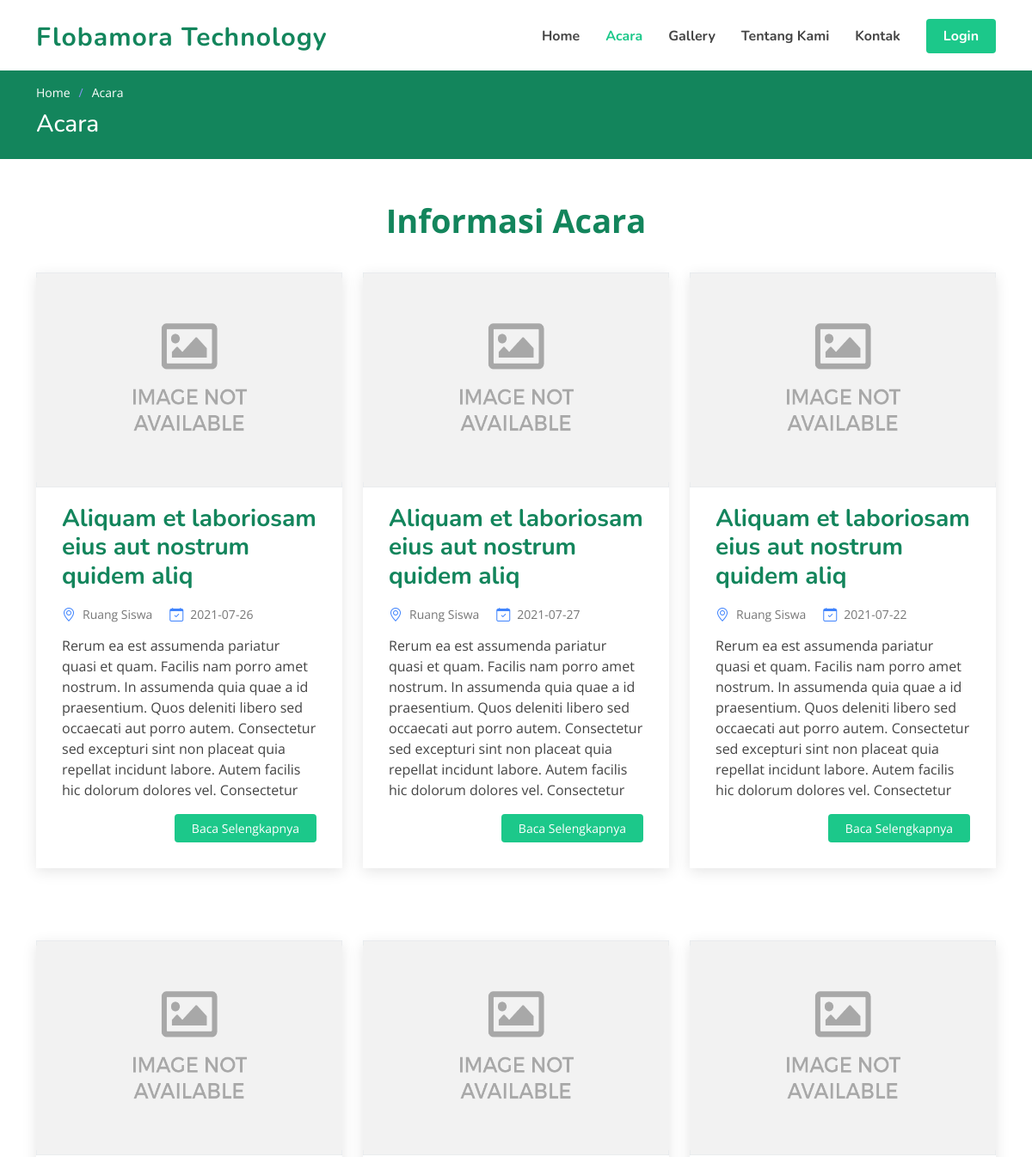
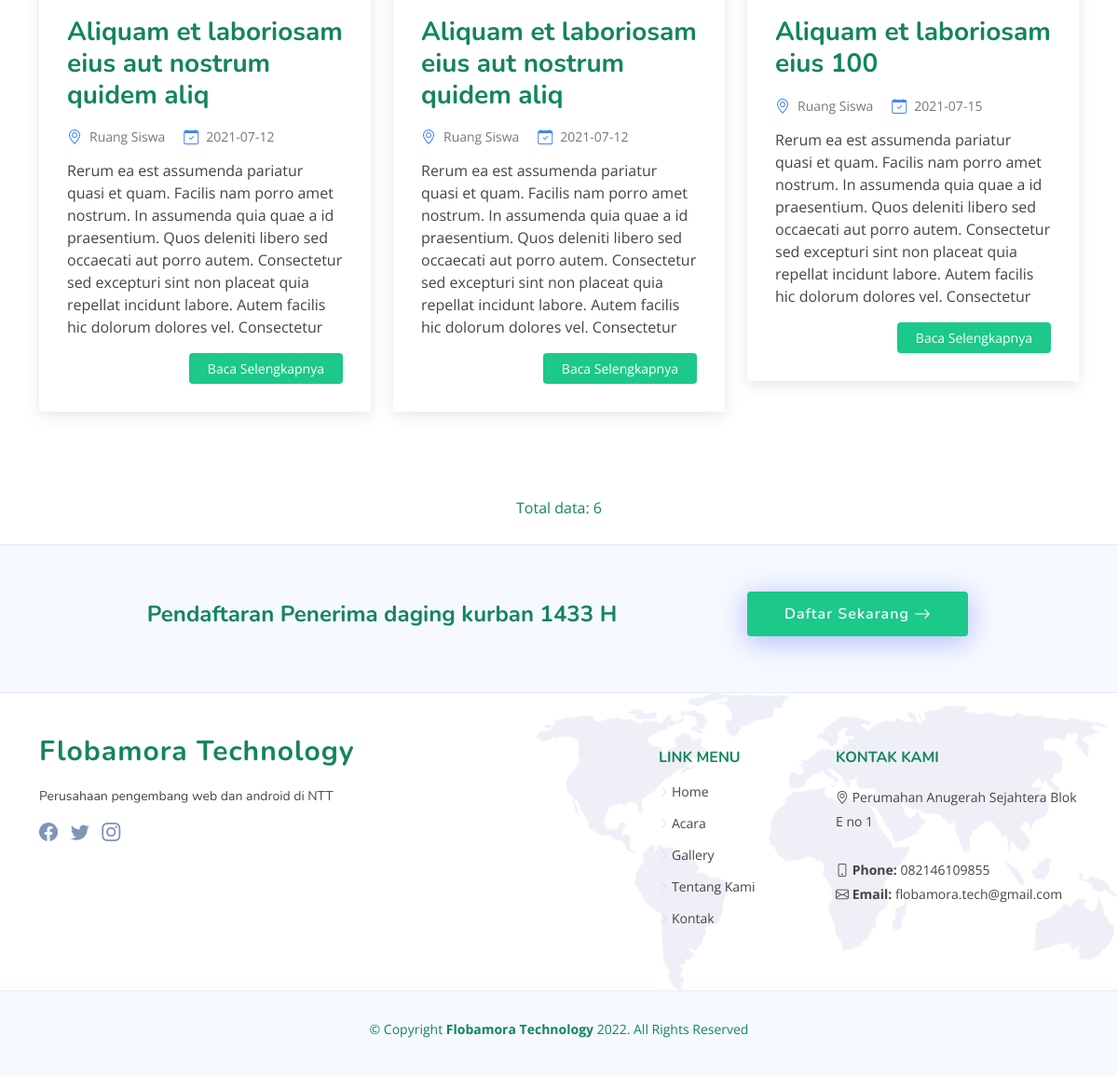
Screenshot of /index.php/acara with the database file from the repository (2 pictures, top to bottom).
### tables this page shows
CREATE TABLE `website` (
  `id` int(11) NOT NULL,
  `nama` varchar(250) NOT NULL,
  `deskripsi` text NOT NULL,
  `alamat` varchar(250) NOT NULL,
  `kab` varchar(250) NOT NULL,
  `logo` varchar(250) NOT NULL,
  `fav` varchar(100) NOT NULL,
  `img_login` varchar(100) NOT NULL,
  `img_login_admin` varchar(250) NOT NULL,
  `email` varchar(255) NOT NULL,
  `telp` varchar(255) NOT NULL,
  `maps` text NOT NULL,
  `link_fb` varchar(255) NOT NULL,
  `link_ig` varchar(255) NOT NULL,
  `link_tw` varchar(255) NOT NULL
);

CREATE TABLE `acara` (
  `id` int(11) NOT NULL,
  `judul` varchar(150) NOT NULL,
  `deskripsi` text NOT NULL,
  `id_kat` int(11) NOT NULL,
  `img` varchar(250) NOT NULL,
  `tempat` varchar(255) NOT NULL,
  `jam` varchar(250) NOT NULL,
  `tgl` date NOT NULL,
  `id_peng` int(11) NOT NULL
);

CREATE TABLE `home` (
  `id` int(11) NOT NULL,
  `judul` varchar(255) NOT NULL,
  `isi` varchar(255) NOT NULL,
  `tombol` varchar(100) NOT NULL,
  `link` varchar(255) NOT NULL,
  `img` varchar(250) NOT NULL
);

### application/controllers/Acara.php (called while the page is built, shortened)
<?php
class Acara extends CI_Controller
{
    public function __construct()
    {
        $this->load->library('pagination');
        $this->load->model('M_home');
    }
    public function index()
    {
        $data['menu'] = 'acara';
        $data['web'] =  $this->db->get('website')->row_array();
        $data['home'] =  $this->db->get('home')->row_array();
        $this->db->from("acara");
        $config = array();
        $config['base_url'] = site_url('acara');
        $config['total_rows'] = $this->db->count_all_results();
        $config['per_page'] = 6;
        $config["num_links"] = 5;
        $config['first_link']       = '⇤ First';
        $config['last_link']        = 'Last ⇥';
        $config['next_link']        = 'Next →';
        $config['prev_link']        = '← Prev';
        $config['full_tag_open']    = '<ul>';
        $config['full_tag_close']   = '</ul>';
        $config['num_tag_open']     = '<li>';
        $config['num_tag_close']    = '</li>';
        $config['cur_tag_open']     = '<li class="active"><a>';
        $config['cur_tag_close']    = '</a></li>';
        $config['next_tag_open']    = '<li>';
        $config['next_tagl_close']  = '</li>';
        $config['prev_tag_open']    = '<li>';
        $config['prev_tagl_close']  = 'Next</li>';
        $config['first_tag_open']   = '<li>';
        $config['first_tagl_close'] = '</li>';
        $config['last_tag_open']    = '<li>';
        $config['last_tagl_close']  = '</li>';
        $this->pagination->initialize($config);
        $data['page'] = ($this->uri->segment(2)) ? $this->uri->segment(2) : 0;
        $data['daftar'] = $this->M_home->daftar_acara($config["per_page"], $data['page'])->result_array();
        $data['pagination'] = $this->pagination->create_links();
        $data['total'] = $config['total_rows'];
        $this->load->view('frontend/header', $data);
        $this->load->view('frontend/acara', $data);
        $this->load->view('frontend/footer', $data);
    }
}

### index.php (called while the page is built, shortened)
<?php
require_once BASEPATH.'core/CodeIgniter.php';

### application/models/M_home.php (called while the page is built, shortened)
<?php
class M_home extends CI_Model
{
    function daftar_acara($limit, $start)
    {
        $this->db->order_by('id', 'DESC');
        $query = $this->db->get('acara', $limit, $start);
        return $query;
    }
}

### application/views/frontend/acara.php (the view, shortened to what this page needs)
<main id="main">
    <section class="breadcrumbs">
        <div class="container">
            <ol>
                <li><a href="<?= base_url('home'); ?>">Home</a></li>
                <li>Acara</li>
            </ol>
            <h2>Acara</h2>
        </div>
    </section>
    <section id="blog" class="blog">
        <div class="container" data-aos="fade-up">
            <header class="section-header">
                <p>Informasi Acara</p>
            </header>
            <div class="row gy-4">
                <?php foreach ($daftar as $d) : ?>
                    <div class="col-md-4 entries">
                        <article class="entry">
                            <div class="entry-img">
                                <img style="height: 250px;width: 450px;" src="<?= base_url('assets/'); ?>img/blog/<?= $d['img'] ?>" alt="" class="img-fluid">
                            </div>
                            <h2 class="entry-title">
                                <a href="<?= base_url('detail_acara?id=' . $d['id']); ?>"><?= nl2br(substr($d['judul'], 0, 50)); ?></a>
                            </h2>
                            <div class="entry-meta">
                                <ul>
                                    <li class="d-flex align-items-center"><i class="bi bi-geo-alt"></i> <a href="#"><?= $d['tempat'] ?></a></li>
                                    <li class="d-flex align-items-center"><i class="bi bi-calendar-check"></i> <a href="#"><?= $d['tgl'] ?></a></li>
                                </ul>
                            </div>
                            <div class="entry-content">
                                <p><?= nl2br(substr($d['deskripsi'], 0, 300)); ?></p>
                                <div class="read-more">
                                    <a href="<?= base_url('detail_acara?id=' . $d['id']); ?>">Baca Selengkapnya</a>
                                </div>
                            </div>
                        </article>
                    </div>
                <?php endforeach ?>
                <div class="blog-pagination">
                    <ul class="justify-content-center">
                        <li class="disabled" aria-disabled="true"><a>Total data: <?= $total; ?></a></li>
                    </ul>
                </div>
            </div>
        </div>
    </section>
</main>

### application/views/frontend/header.php (shortened to what this page needs)
<!DOCTYPE html>
<html lang="en">
<head>
  <link href="<?= base_url('assets/'); ?>vendor/bootstrap/css/bootstrap.min.css" rel="stylesheet">
  <link href="<?= base_url('assets/'); ?>vendor/bootstrap-icons/bootstrap-icons.css" rel="stylesheet">
  <link href="<?= base_url('assets/'); ?>vendor/aos/aos.css" rel="stylesheet">
  <link href="<?= base_url('assets/'); ?>vendor/remixicon/remixicon.css" rel="stylesheet">
  <link href="<?= base_url('assets/'); ?>vendor/swiper/swiper-bundle.min.css" rel="stylesheet">
  <link href="<?= base_url('assets/'); ?>vendor/glightbox/css/glightbox.min.css" rel="stylesheet">
  <link href="<?= base_url('assets/'); ?>css/style.css" rel="stylesheet">
  <link href="<?= base_url('assets/') ?>select2/dist/css/select2.min.css" rel="stylesheet" />
</head>
<body>
  <header id="header" class="header fixed-top">
    <div class="container-fluid container-xl d-flex align-items-center justify-content-between">
      <a href="<?= base_url('home'); ?>" class="logo d-flex align-items-center">
        <span><?= $web['nama'] ?></span>
      </a>
      <nav id="navbar" class="navbar">
        <ul>
          <li><a class="nav-link scrollto <?php if ($menu == 'home') {
                                            echo 'active';
                                          } ?>" href="<?= base_url('home'); ?>">Home</a></li>
          <li><a class="nav-link scrollto <?php if ($menu == 'acara') {
                                            echo 'active';
                                          } ?>" href="<?= base_url('acara'); ?>">Acara</a></li>
          <li><a class="nav-link scrollto <?php if ($menu == 'gallery') {
                                            echo 'active';
                                          } ?>" href="<?= base_url('gallery'); ?>">Gallery</a></li>
          <li><a class="nav-link scrollto <?php if ($menu == 'about') {
                                            echo 'active';
                                          } ?>" href="<?= base_url('about'); ?>">Tentang Kami</a></li>
          <li><a class="nav-link scrollto <?php if ($menu == 'kontak') {
                                            echo 'active';
                                          } ?>" href="<?= base_url('kontak'); ?>">Kontak</a></li>
          <li><a class="getstarted scrollto" href="<?= base_url('auth'); ?>">Login</a></li>
        </ul>
      </nav>
    </div>
  </header>

### application/views/frontend/footer.php (shortened to what this page needs)
<footer id="footer" class="footer">
  <div class="footer-newsletter">
    <div class="container">
      <div class="row justify-content-center">
        <div class="col-lg-8 text-center">
          <h4><?= $home['judul'] ?></h4>
        </div>
        <div class="col-lg-4 text-center text-lg-start">
          <a href="<?= base_url($home['link']); ?>" class="btn-get-started scrollto d-inline-flex align-items-center justify-content-center align-self-center">
            <span><?= $home['tombol'] ?></span>
            <i class="bi bi-arrow-right"></i>
          </a>
        </div>
      </div>
    </div>
  </div>
  <div class="footer-top">
    <div class="container">
      <div class="row gy-4">
        <div class="col-lg-5 col-md-12 footer-info">
          <a href="<?= base_url('home'); ?>" class="logo d-flex align-items-center">
            <span><?= $web['nama'] ?></span>
          </a>
          <br />
          <p><?= $web['deskripsi'] ?></p>
          <div class="social-links mt-3">
            <?php if (!empty($web['link_fb'])) : ?>
              <a target="_blank" href="<?= $web['link_fb'] ?>" class="facebook"><i class="bi bi-facebook"></i></a>
            <?php endif ?>
            <?php if (!empty($web['link_tw'])) : ?>
              <a target="_blank" href="<?= $web['link_tw'] ?>" class="twitter"><i class="bi bi-twitter"></i></a>
            <?php endif ?>
            <?php if (!empty($web['link_ig'])) : ?>
              <a target="_blank" href="<?= $web['link_ig'] ?>" class="instagram"><i class="bi bi-instagram bx bxl-instagram"></i></a>
            <?php endif ?>
          </div>
        </div>
        <div style="display:blok;" id="foter-hide" class="col-lg-2 col-6 footer-links">
          <h4></h4>
          <ul>
            <li></li>
            <li></li>
            <li></li>
            <li></li>
            <li></li>
          </ul>
        </div>
        <div class="col-lg-2 col-6 footer-links">
          <h4>Link Menu</h4>
          <ul>
            <li><i class="bi bi-chevron-right"></i> <a href="<?= base_url('home'); ?>">Home</a></li>
            <li><i class="bi bi-chevron-right"></i> <a href="<?= base_url('acara'); ?>">Acara</a></li>
            <li><i class="bi bi-chevron-right"></i> <a href="<?= base_url('gallery'); ?>">Gallery</a></li>
            <li><i class="bi bi-chevron-right"></i> <a href="<?= base_url('about'); ?>">Tentang Kami</a></li>
            <li><i class="bi bi-chevron-right"></i> <a href="<?= base_url('kontak'); ?>">Kontak</a></li>
          </ul>
        </div>
        <div class="col-lg-3 col-md-12 footer-contact text-center text-md-start">
          <h4>Kontak Kami</h4>
          <p>
            <i class="bi bi-geo-alt"></i> <?= $web['alamat'] ?> <br><br>
            <strong><i class="bi bi-phone"></i> Phone:</strong> <?= $web['telp'] ?><br>
            <strong><i class="bi bi-envelope"></i> Email:</strong> <?= $web['email'] ?><br>
          </p>
        </div>
      </div>
    </div>
  </div>
  <div class="container">
    <div class="copyright">
      &copy; Copyright <strong><span><?= $web['nama'] ?></span></strong> <?= date('Y') ?>. All Rights Reserved
    </div>
    <div class="credits">
    </div>
  </div>
</footer>
</body>
</html>

### rows the page displays
website: nama "Flobamora Technology", deskripsi "Perusahaan pengembang web dan android di NTT", alamat "Perumahan Anugerah Sejahtera Blok E no 1", telp "082146109855", email "flobamora.tech@gmail.com"
acara: img (placeholder picture), judul "Aliquam et laboriosam eius aut nostrum quidem aliq", tempat "Ruang Siswa", tgl "2021-07-26", deskripsi "Rerum ea est assumenda pariatur quasi et quam. Facilis nam porro amet nostrum. In assumenda quia quae a id praesentium. Quos deleniti libero sed occaecati aut porro autem. Consectetur sed excepturi sint non placeat quia repellat incidunt labore. Autem facilis hic dolorum dolores vel. Consectetur"
acara: img (placeholder picture), judul "Aliquam et laboriosam eius aut nostrum quidem aliq", tempat "Ruang Siswa", tgl "2021-07-27", deskripsi "Rerum ea est assumenda pariatur quasi et quam. Facilis nam porro amet nostrum. In assumenda quia quae a id praesentium. Quos deleniti libero sed occaecati aut porro autem. Consectetur sed excepturi sint non placeat quia repellat incidunt labore. Autem facilis hic dolorum dolores vel. Consectetur"
acara: img (placeholder picture), judul "Aliquam et laboriosam eius aut nostrum quidem aliq", tempat "Ruang Siswa", tgl "2021-07-22", deskripsi "Rerum ea est assumenda pariatur quasi et quam. Facilis nam porro amet nostrum. In assumenda quia quae a id praesentium. Quos deleniti libero sed occaecati aut porro autem. Consectetur sed excepturi sint non placeat quia repellat incidunt labore. Autem facilis hic dolorum dolores vel. Consectetur"
acara: img (placeholder picture), judul "Aliquam et laboriosam eius aut nostrum quidem aliq", tempat "Ruang Siswa", tgl "2021-07-12", deskripsi "Rerum ea est assumenda pariatur quasi et quam. Facilis nam porro amet nostrum. In assumenda quia quae a id praesentium. Quos deleniti libero sed occaecati aut porro autem. Consectetur sed excepturi sint non placeat quia repellat incidunt labore. Autem facilis hic dolorum dolores vel. Consectetur"
acara: img (placeholder picture), judul "Aliquam et laboriosam eius aut nostrum quidem aliq", tempat "Ruang Siswa", tgl "2021-07-12", deskripsi "Rerum ea est assumenda pariatur quasi et quam. Facilis nam porro amet nostrum. In assumenda quia quae a id praesentium. Quos deleniti libero sed occaecati aut porro autem. Consectetur sed excepturi sint non placeat quia repellat incidunt labore. Autem facilis hic dolorum dolores vel. Consectetur"
acara: img (placeholder picture), judul "Aliquam et laboriosam eius 100", tempat "Ruang Siswa", tgl "2021-07-15", deskripsi "Rerum ea est assumenda pariatur quasi et quam. Facilis nam porro amet nostrum. In assumenda quia quae a id praesentium. Quos deleniti libero sed occaecati aut porro autem. Consectetur sed excepturi sint non placeat quia repellat incidunt labore. Autem facilis hic dolorum dolores vel. Consectetur"
home: judul "Pendaftaran Penerima daging kurban 1433 H", tombol "Daftar Sekarang"

### other values shown
$total "6"
